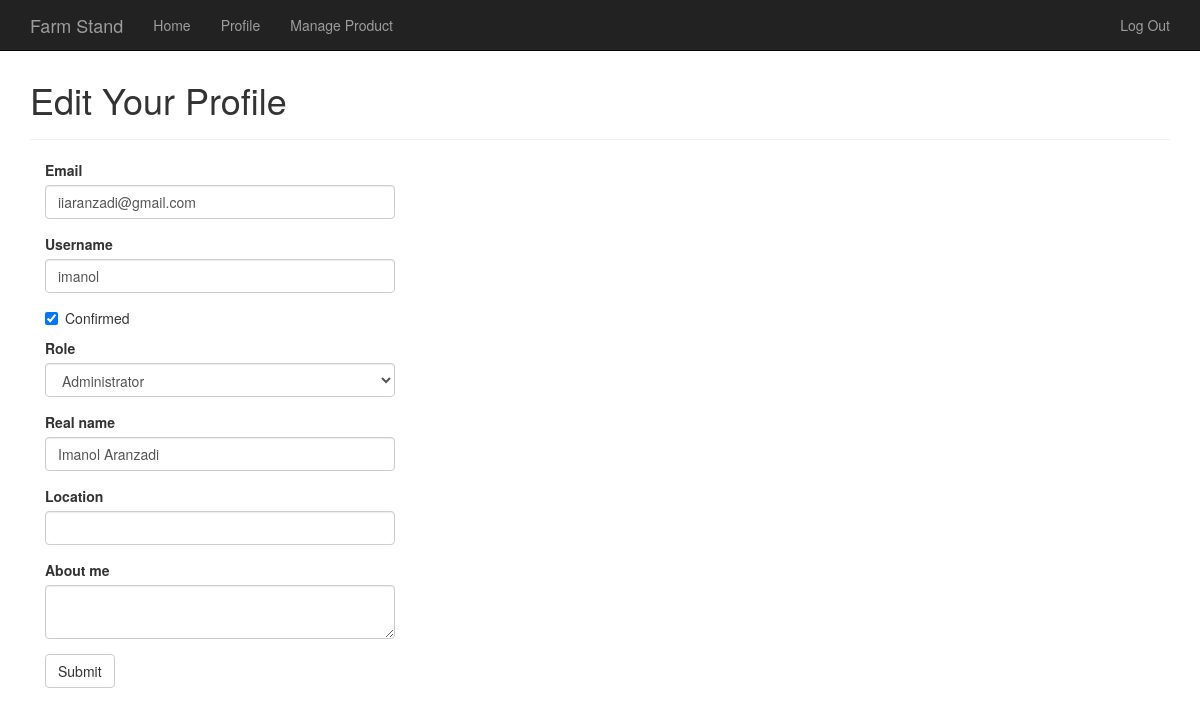
The app's page /edit-profile/2 (signed in), older data.
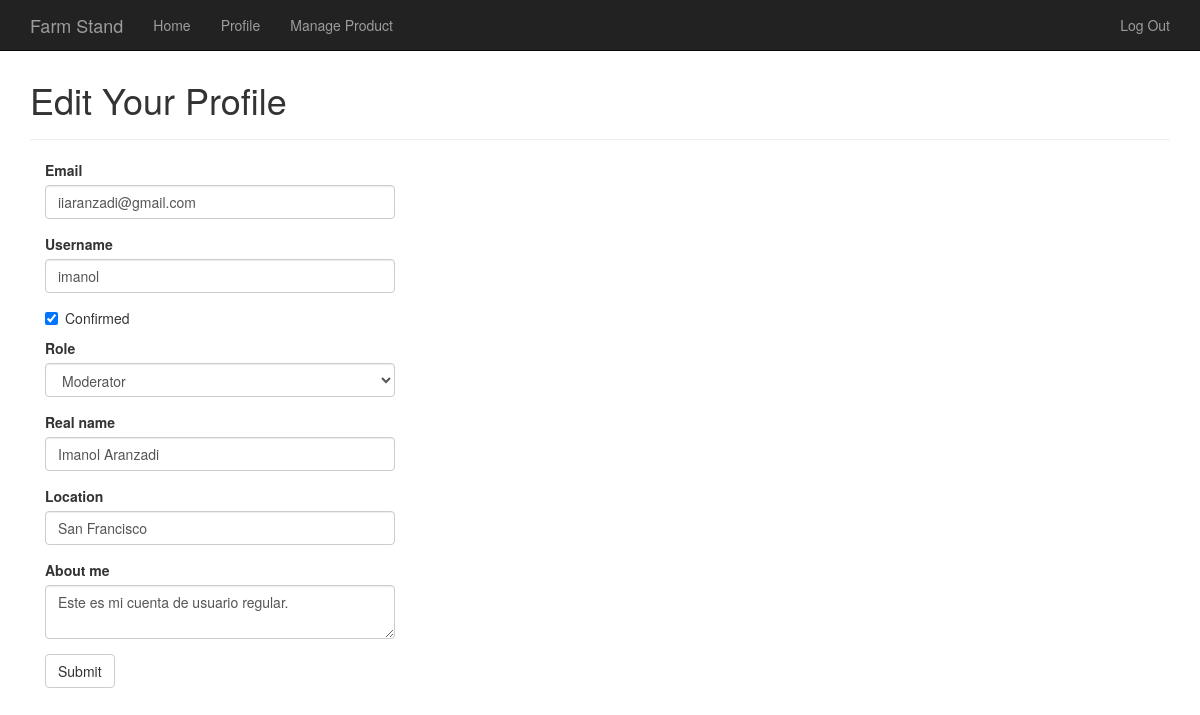
The same page, newer data.
### app/models.py (models this page shows, shortened)
class User(UserMixin, db.Model):
    __tablename__ = 'users'
    id = db.Column(db.Integer, primary_key=True)
    email = db.Column(db.String(64), unique=True, index=True)
    phone = db.Column(db.String(64), unique=True, index=True)
    username = db.Column(db.String(64), unique=True, index=True)
    name = db.Column(db.String(64), index=True)
    about_me = db.Column(db.Text())
    location = db.Column(db.String(64))
    member_since = db.Column(db.DateTime(), default=datetime.utcnow)
    last_seen = db.Column(db.DateTime(), default=datetime.utcnow)
    role_id = db.Column(db.Integer, db.ForeignKey('roles.id'))
    password_hash = db.Column(db.String(128))
    confirmed = db.Column(db.Boolean, default=False)
    products = db.relationship('Product', backref='farmer', lazy='dynamic')
    def ping(self):
        self.last_seen = datetime.utcnow()
        db.session.add(self)
    def can(self, permissions):
        return self.role is not None and \
            (self.role.permissions & permissions) == permissions
    @property
    def password(self):
        raise AttributeError('password is not a readable attribute')

### app/main/views.py (the view, shortened to what this page needs)
@main.route('/edit-profile/<int:id>', methods=['GET', 'POST'])
@login_required
@admin_required
def edit_profile_admin(id):
    user = User.query.get_or_404(id)
    form = EditProfileAdminForm(user=user)
    form.email.data = user.email
    form.username.data = user.username
    form.confirmed.data = user.confirmed
    form.role.data = user.role_id
    form.name.data = user.name
    form.location.data = user.location
    form.about_me.data = user.about_me
    return render_template('edit_profile.html', form=form, user=user)

### app/main/forms.py (shortened to what this page needs)
class EditProfileAdminForm(Form):
    email = StringField('Email', validators=[Required(), Length(1, 64),
                                             Email()])
    username = StringField('Username', validators=[
        Required(), Length(1, 64), Regexp('^[A-Za-z][A-Za-z0-9_.]*$', 0,
                                          'Usernames must have only letters, '
                                          'numbers, dots or underscores')])
    confirmed = BooleanField('Confirmed')
    role = SelectField('Role', coerce=int)
    name = StringField('Real name', validators=[Length(0, 64)])
    location = StringField('Location', validators=[Length(0, 64)])
    about_me = TextAreaField('About me')
    submit = SubmitField('Submit')
    def __init__(self, user, *args, **kwargs):
        super(EditProfileAdminForm, self).__init__(*args, **kwargs)
        self.role.choices = [(role.id, role.name)
                             for role in Role.query.order_by(Role.name).all()]
        self.user = user

### app/main/__init__.py (called while the page is built)
@main.app_context_processor
def inject_permissions():
    return dict(Permission=Permission)

### app/models.py (called while the page is built)
@login_manager.user_loader
def load_user(user_id):
    return User.query.get(int(user_id))

### app/templates/edit_profile.html (shortened to what this page needs)
{% extends "base.html" %}
{% import "bootstrap/wtf.html" as wtf %}
{% block content %}
<div class="container">
  <div class="page-header">
      <h1>Edit Your Profile</h1>
  </div>
  <div class="col-md-4">
      {{ wtf.quick_form(form) }}
  </div>
</div>
{% endblock %}

Row changes from the older to the newer data that the page shows:
changed User "iiaranzadi@gmail.com": role "Administrator" → "Moderator"; location (not shown) → "San Francisco"; about_me (not shown) → "Este es mi cuenta de usuario regular."
